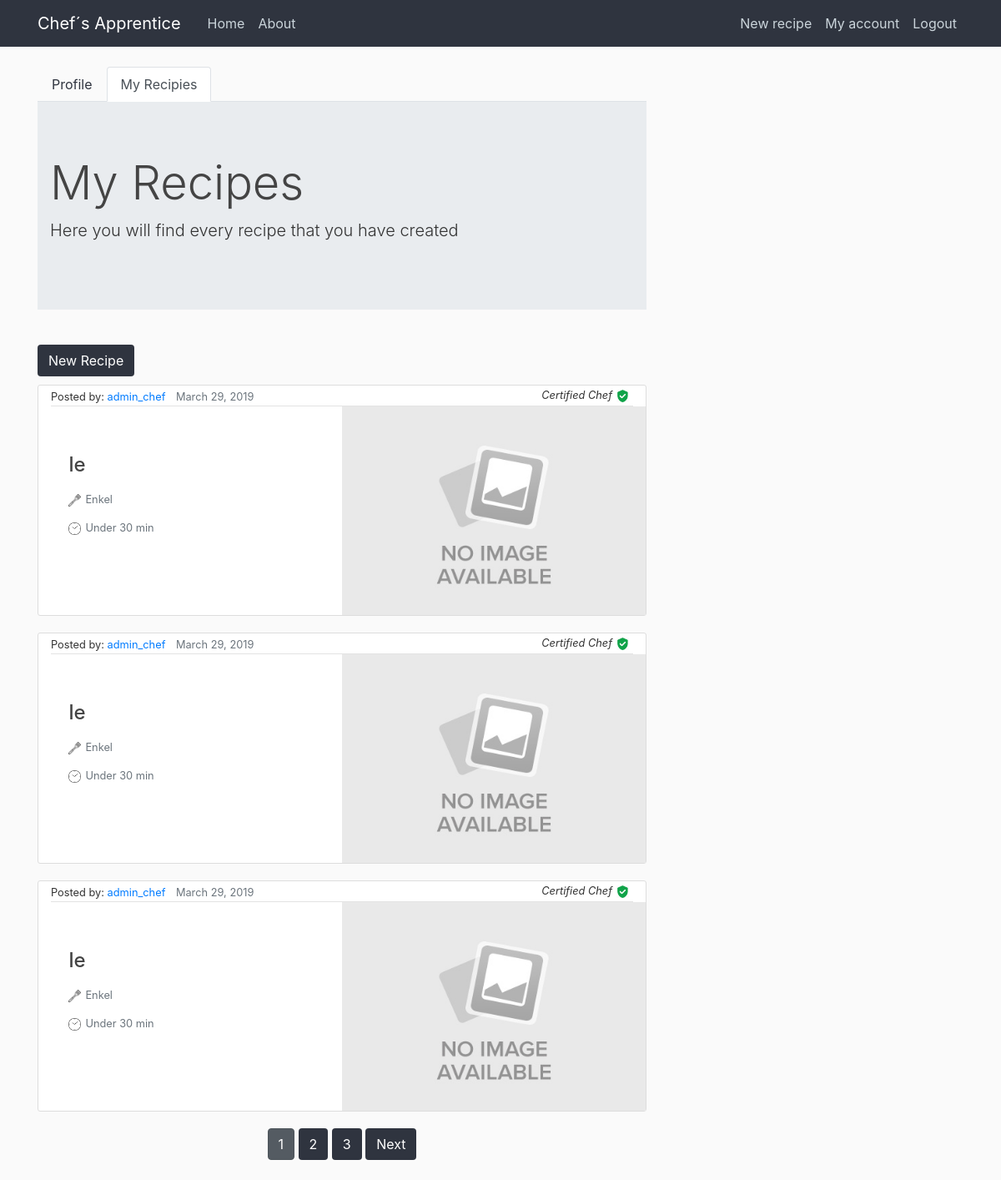
/myrecipes/ (signed in), run on an earlier commit of the app's database.
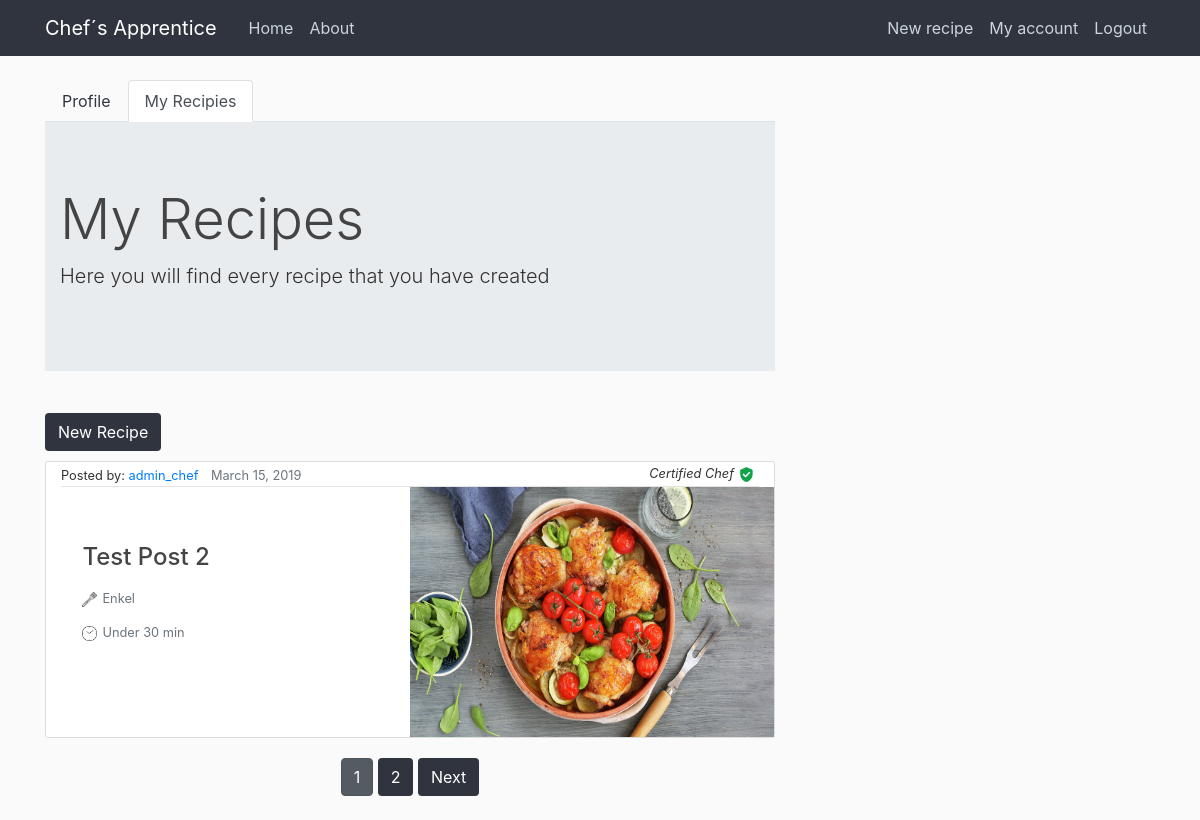
And on a later commit of the database.
### chefs_apprentice/models.py (models this page shows, shortened)
class Recipe(models.Model):
    title = models.CharField(max_length=100)  # tenkt samme som tilhørende post
    ingredients = models.ManyToManyField(ChosenIngredient, blank=True, related_name='+')  # liste av ingrediensobjekter
    description = models.TextField()  # tenkt sammen med content i post
    date_posted = models.DateTimeField(
        default=timezone.now)  # DateTimeField(auto_now=True) ville satt datoen til akkurat nå
    author = models.ForeignKey(User,
                               on_delete=models.CASCADE)  # on_delete=models.CASCADE sier at hvis brukeren blir slettet vil postene også bli slettet
    image = models.ImageField(default='default.jpg', upload_to='food_pics')
    visible = models.BooleanField(default=True)
    NIVA = (
        ('E', 'Enkel'),
        ('M', 'Middels'),
        ('V', 'Vanskelig'),
    )
    TID = (
        ('L', 'Under 30 min'),
        ('M', 'Ca. 30-60 min'),
        ('S', 'Over 1 time'),
    )
    tid = models.CharField(default='L', max_length=1, choices=TID)
    niva = models.CharField(default='E', max_length=1, choices=NIVA)

### chefs_apprentice/views.py (the view)
# urls.py: path('myrecipes/', views.myrecipes, name="myrecipes"),
def myrecipes(request):
    queryset = Recipe.objects.all().order_by("-date_posted")  # sorter etter sist opprettet
    paginator = Paginator(queryset, 3)  # Show 3 contacts per page
    page = request.GET.get('page')  # pagination hvis det er flere sider
    queryset = paginator.get_page(page)
    context = {
        'recipies': queryset
    }
    return render(request, 'chefs_apprentice/myrecipes.html', context)

### chefs_apprentice/templates/chefs_apprentice/myrecipes.html (shortened to what this page needs)
{% extends "chefs_apprentice/base.html" %}
{% block content%}
<ul class="nav nav-tabs">
  <li class="nav-item"><a class="nav-link" href="{%url 'profile' %}">Profile</a></li>
  <li class="nav-item"><a class="nav-link active"  href="#">My Recipies</a></li>
</ul>
<div class="jumbotron jumbotron-fluid">
  <div class="container">
    <h1 class="display-4">My Recipes</h1>
    <p class="lead">Here you will find every recipe that you have created</p>
  </div>
</div>
<a id="new-recipe" class="btn btn-mr-sm-2" href="{% url 'recipe-create' %}">New Recipe</a>
  {% for recipe in recipies %}
    {% if request.user == recipe.author %}
      <article class="media recipe-section">
        <div class="container">
          <div class="article-metadata">
            <small>Posted by: <a class="mr-2" href="profile">{{ recipe.author }}</a></small>
            <small class="text-muted">{{ recipe.date_posted|date:"F d, Y" }}</small>
            <small class="certification">{% if recipe.author.is_staff %}<i>Certified Chef</i><img class="verified" id="certified" src="../static/chefs_apprentice/verified.png" alt="#">{% endif %}</small>
          </div>
          <div class="row">
            <div class="col-sm pt-5">
                <h2><a class="article-title" href="{%url 'view_recipe' recipetitle=recipe.title pk=recipe.pk%}">{{ recipe.title }}</a></h2>
                <small class="article-content text-muted"><img class="verified" src="../static/chefs_apprentice/spatula.png" alt="#">Enkel</small>
                <small class="article-content text-muted"><img class="verified" src="../static/chefs_apprentice/time.png" alt="#">Under 30 min</small>
            </div>
            <div class="col-sm">
              <img class="food_image" src="{{ recipe.image.url }}" alt="#">
            </div>
          </div>
        </div>
      </article>
    {% endif %}
  {% endfor  %}
  <div class="pagination">
    <span class="step-links">
        {% for num in recipies.paginator.page_range %}
          {% if recipies.number == num %}
            <a class="btn btn-secondary active mb-4" href="?page={{ num }}&q={{ request.GET.q }}">{{ num }}</a>
          {% elif num > recipies.number|add:'-3' and num < recipies.number|add:'3' %}
            <a class="btn btn-rounded-info mb-4" href="?page={{ num }}">{{ num }}</a>
          {% endif %}
        {% endfor %}
        {% if recipies.has_next %}
            <a class="btn btn-rounded-info mb-4" href="?page={{ recipies.next_page_number }}&q={{ request.GET.q }}">Next</a>
        {% endif %}
    </span>
</div>
{% endblock content %}

What changed in the data, as far as the page shows it:
removed Recipe: author "admin_chef", date_posted "March 29, 2019", title "le", image (placeholder picture)
removed Recipe: author "admin_chef", date_posted "March 29, 2019", title "le", image (placeholder picture)
removed Recipe: author "admin_chef", date_posted "March 29, 2019", title "le", image (placeholder picture)
now on this page (row unchanged): Recipe: author "admin_chef", date_posted "March 15, 2019", title "Test Post 2", image (picture)
Also different on the page:
list line gone: "3"
